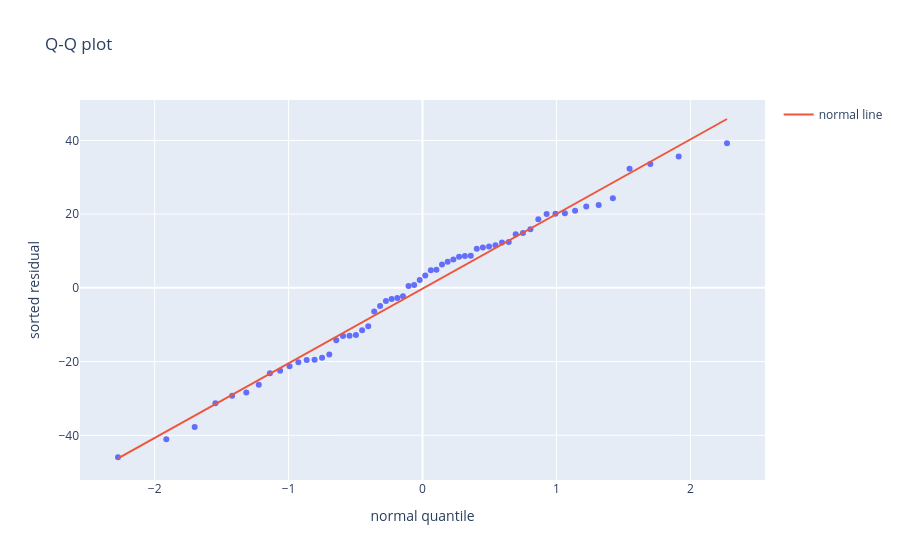

Here is the notebook cell this chart was saved with:
### Code cell
(osm, osr), (slope, intercept, _) = stats.probplot(residual)
fig = px.scatter(x=osm, y=osr, labels={"x": "normal quantile", "y": "sorted residual"}, title="Q-Q plot")
fig.add_scatter(x=osm, y=slope * osm + intercept, mode="lines", name="normal line")
fig
